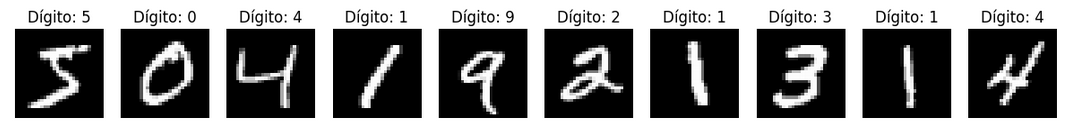

Generate this figure with Python:
import os
import gzip
import numpy as np
import matplotlib.pyplot as plt
import kagglehub
from sklearn.svm import SVC
from sklearn.metrics import accuracy_score, classification_report
from sklearn.preprocessing import StandardScaler

# -------------------------------------------------------------------
# 1. DATASET DOWNLOAD
# -------------------------------------------------------------------
# Download the latest version of the MNIST dataset
path = kagglehub.dataset_download("hojjatk/mnist-dataset")
print("Path to dataset files:", path)

# -------------------------------------------------------------------
# 2. AUTOMATIC FILE SEARCH
# -------------------------------------------------------------------
files = []
for root, dirs, filenames in os.walk(path):
    for filename in filenames:
        files.append(os.path.join(root, filename))

# Locate specific files based on MNIST naming conventions
X_train_path = next(f for f in files if 'train-images' in f)
y_train_path = next(f for f in files if 'train-labels' in f)
X_test_path = next(f for f in files if 't10k-images' in f)
y_test_path = next(f for f in files if 't10k-labels' in f)

# -------------------------------------------------------------------
# 3. SMART LOADING FUNCTIONS
# -------------------------------------------------------------------
def smart_load_images(filename):
    """ Tries to open as GZIP, falls back to standard binary if it fails """
    try:
        with gzip.open(filename, 'rb') as f:
            content = f.read()
    except Exception:
        with open(filename, 'rb') as f:
            content = f.read()

    # Offset 16 is standard for IDX image files
    data = np.frombuffer(content, np.uint8, offset=16)
    # Flatten the 28x28 images into 784-dimensional vectors
    return data.reshape(-1, 784)

def smart_load_labels(filename):
    """ Tries to open as GZIP, falls back to standard binary if it fails """
    try:
        with gzip.open(filename, 'rb') as f:
            content = f.read()
    except Exception:
        with open(filename, 'rb') as f:
            content = f.read()

    # Offset 8 is standard for IDX label files
    return np.frombuffer(content, np.uint8, offset=8)

# Load the full dataset
print("Loading files...")
X_train_full = smart_load_images(X_train_path)
y_train_full = smart_load_labels(y_train_path)
X_test_full = smart_load_images(X_test_path)
y_test_full = smart_load_labels(y_test_path)

# -------------------------------------------------------------------
# 4. VISUALIZATION FUNCTION
# -------------------------------------------------------------------
def visualize_samples(images, labels, n_samples=10):
    plt.figure(figsize=(15, 3))
    for i in range(n_samples):
        plt.subplot(1, n_samples, i + 1)

        # Reshape the 784 1D array back to 28x28 for image visualization
        image_2d = images[i].reshape(28, 28)

        plt.imshow(image_2d, cmap='gray')
        plt.title(f"Digit: {labels[i]}")
        plt.axis('off')
    plt.tight_layout()
    plt.show()

# Visualize before processing and training
print("Examples from the original dataset (28x28 pixels):")
visualize_samples(X_train_full, y_train_full, n_samples=10)

# -------------------------------------------------------------------
# 5. DATA PREPROCESSING
# -------------------------------------------------------------------
# Subsampling for training speed (SVM is computationally heavy: O(n^2) to O(n^3))
X_train = X_train_full[:10000]
y_train = y_train_full[:10000]
X_test = X_test_full[:2000]
y_test = y_test_full[:2000]

# Z-score Normalization
# SVMs are highly sensitive to unscaled data distances
scaler = StandardScaler()
X_train = scaler.fit_transform(X_train.astype(np.float64))
X_test = scaler.transform(X_test.astype(np.float64))

# -------------------------------------------------------------------
# 6. MULTI-CLASS SVM TRAINING
# -------------------------------------------------------------------
# decision_function_shape='ovr' explicitly defines the One-vs-Rest strategy
# allowing the binary SVM to handle the 10 digits (0 to 9).
svm_model = SVC(kernel='rbf', C=10, gamma='scale', decision_function_shape='ovr')

print(f"Training SVM with {X_train.shape[0]} samples...")
svm_model.fit(X_train, y_train)

# -------------------------------------------------------------------
# 7. MODEL EVALUATION
# -------------------------------------------------------------------
y_pred = svm_model.predict(X_test)

print("\n" + "-" * 40)
print(f"Accuracy: {accuracy_score(y_test, y_pred) * 100:.2f}%")
print("-" * 40)
print(classification_report(y_test, y_pred))
